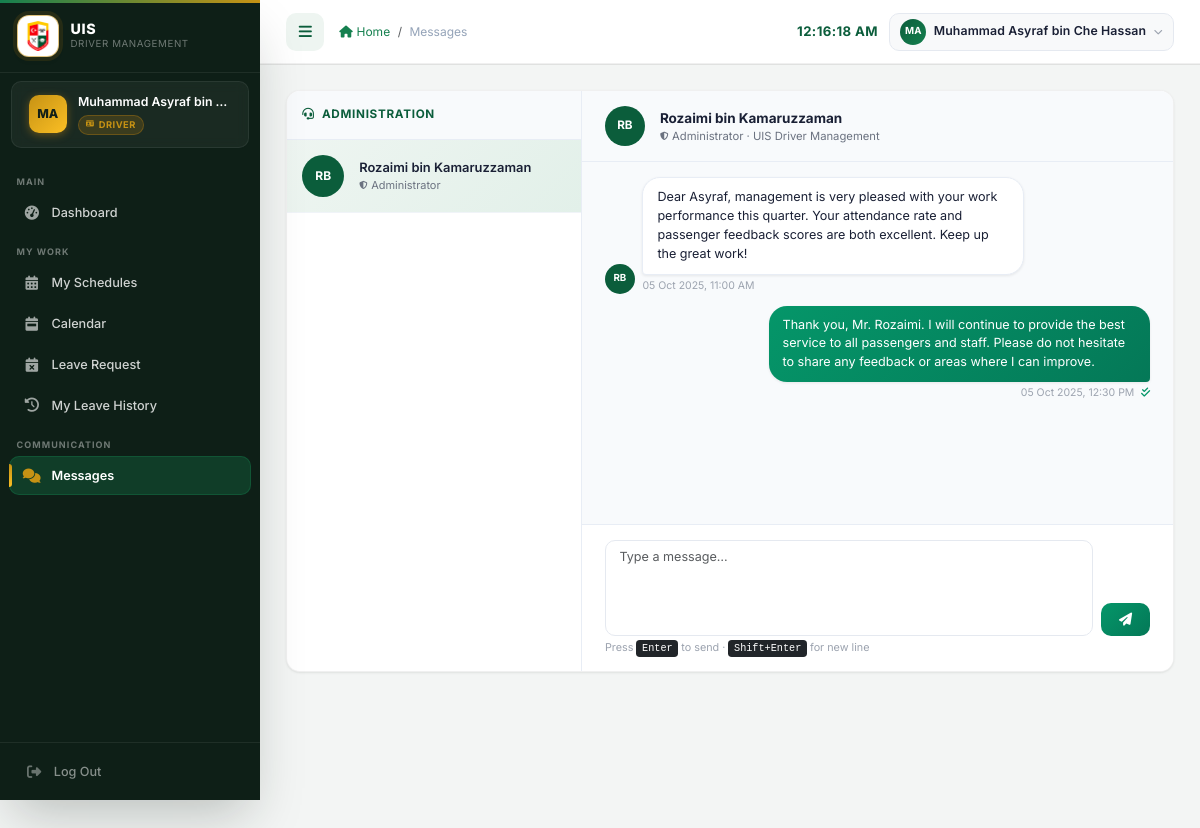
The app's page /driver/messages.php (signed in), older data.
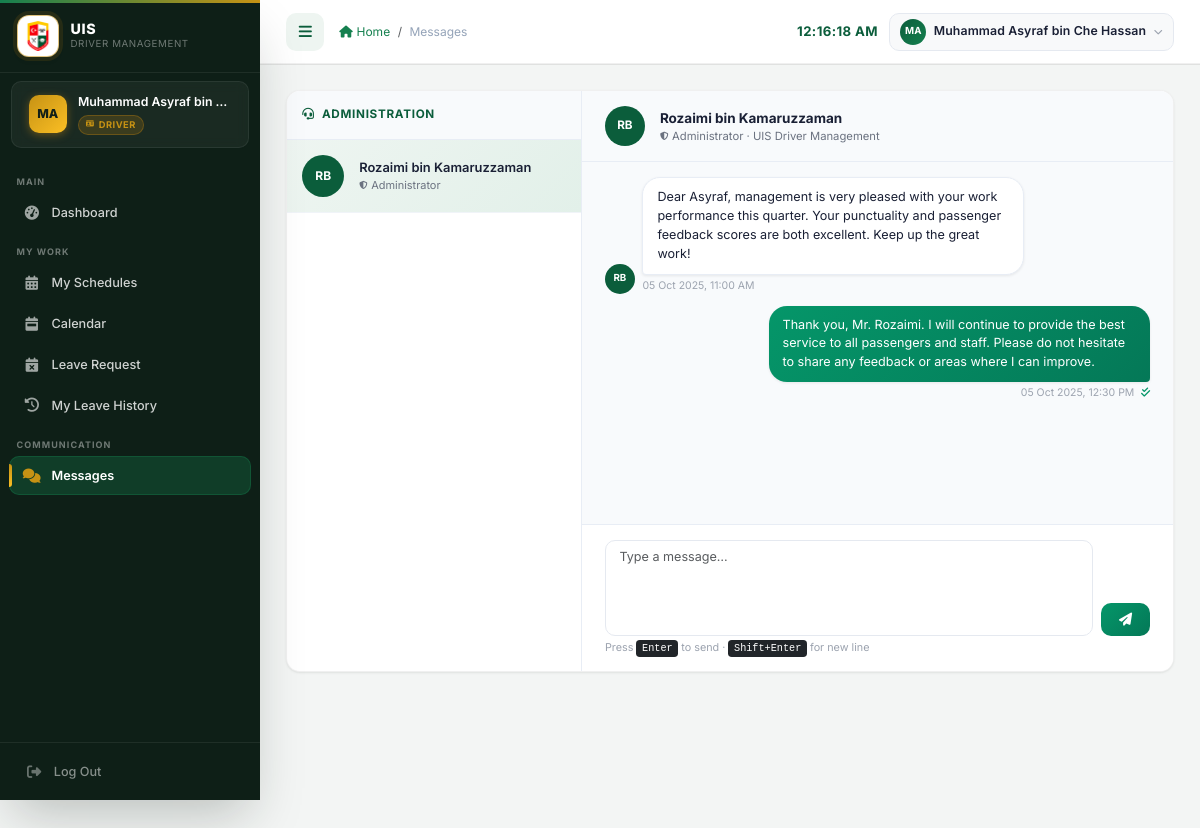
The same page, newer data.
### tables this page shows
CREATE TABLE users (
    user_id      INT           NOT NULL AUTO_INCREMENT,
    username     VARCHAR(50)   NOT NULL,
    password     VARCHAR(255)  NOT NULL,
    email        VARCHAR(100)  NOT NULL,
    full_name    VARCHAR(100)  NOT NULL,
    role         ENUM('admin','driver','staff','supervisor') NOT NULL DEFAULT 'admin',
    driver_id    INT           NULL DEFAULT NULL,
    department   VARCHAR(100)  NULL DEFAULT NULL,
    supervisor_id INT          NULL DEFAULT NULL,
    created_at   TIMESTAMP     NOT NULL DEFAULT CURRENT_TIMESTAMP,
    PRIMARY KEY (user_id),
    UNIQUE KEY uq_users_username (username)
);

CREATE TABLE messages (
    message_id  INT           NOT NULL AUTO_INCREMENT,
    sender_id   INT           NOT NULL,
    receiver_id INT           NOT NULL,
    body        TEXT          NOT NULL,
    is_read     TINYINT(1)    NOT NULL DEFAULT 0,
    parent_id   INT           NULL DEFAULT NULL,
    created_at  TIMESTAMP     NOT NULL DEFAULT CURRENT_TIMESTAMP,
    PRIMARY KEY (message_id),
    CONSTRAINT fk_msg_sender   FOREIGN KEY (sender_id)   REFERENCES users(user_id) ON DELETE CASCADE,
    CONSTRAINT fk_msg_receiver FOREIGN KEY (receiver_id) REFERENCES users(user_id) ON DELETE CASCADE,
    CONSTRAINT fk_msg_parent   FOREIGN KEY (parent_id)   REFERENCES messages(message_id) ON DELETE SET NULL
);

### driver/messages.php (the view, shortened to what the rows shown need)
<?php
require_once '../config/database.php';
$me = (int)$_SESSION['user_id'];
$selected = (int)($_GET['to'] ?? 0);
$admins_result = $conn->query("SELECT user_id, full_name FROM users WHERE role='admin' ORDER BY full_name ASC");
$admin_list    = $admins_result ? $admins_result->fetch_all(MYSQLI_ASSOC) : [];
if ($selected <= 0 && !empty($admin_list)) {
    $selected = (int)$admin_list[0]['user_id'];
}
if ($selected > 0) {
    $conn->query("UPDATE messages SET is_read=1 WHERE sender_id=$selected AND receiver_id=$me AND is_read=0");
}
$selected_admin = null;
if ($selected > 0) {
    $s = $conn->prepare("SELECT user_id, full_name FROM users WHERE user_id=? AND role='admin'");
    $s->bind_param('i', $selected);
    $s->execute();
    $selected_admin = $s->get_result()->fetch_assoc();
}
$conversation = [];
if ($selected > 0) {
    $s = $conn->prepare(
        "SELECT m.*, u.full_name AS sender_name, u.role AS sender_role
         FROM messages m
         JOIN users u ON m.sender_id = u.user_id
         WHERE (m.sender_id=? AND m.receiver_id=?) OR (m.sender_id=? AND m.receiver_id=?)
         ORDER BY m.created_at ASC"
    );
    $s->bind_param('iiii', $me, $selected, $selected, $me);
    $s->execute();
    $conversation = $s->get_result()->fetch_all(MYSQLI_ASSOC);
}
$unread_per = [];
foreach ($admin_list as $adm) {
    $aid = (int)$adm['user_id'];
    $unread_per[$aid] = (int)$conn->query(
        "SELECT COUNT(*) AS cnt FROM messages WHERE sender_id=$aid AND receiver_id=$me AND is_read=0"
    )->fetch_assoc()['cnt'];
}
require_once '../includes/header.php';
?>
<main class="main-content">
    <div class="content-card" style="overflow:hidden;">
        <div class="row g-0" style="min-height:580px;">
            <div class="col-12 col-lg-4" style="border-right:1px solid #e8edf5;">
                <?php foreach ($admin_list as $adm): ?>
                <?php
                    $aid = (int)$adm['user_id'];
                    $is_active = ($aid === $selected);
                    $ucount = $unread_per[$aid] ?? 0;
                    $parts = array_filter(explode(' ', trim($adm['full_name'])));
                    $ini = '';
                    foreach (array_slice($parts, 0, 2) as $p) { $ini .= strtoupper($p[0]); }
                ?>
                <a href="<?php echo SITE_URL; ?>/driver/messages.php?to=<?php echo $aid; ?>"
                   class="d-flex align-items-center gap-3 px-3 py-3 text-decoration-none"
                   style="border-bottom:1px solid #f0f4f8;background:<?php echo $is_active ? 'linear-gradient(135deg,#eef5f1,#e2f0e9)' : '#fff'; ?>;">
                    <div class="rounded-circle d-flex align-items-center justify-content-center flex-shrink-0 position-relative"
                         style="width:42px;height:42px;background:linear-gradient(135deg,#0b5d3b,#0b5d3b);color:#fff;font-size:0.8rem;font-weight:700;">
                        <?php echo htmlspecialchars($ini ?: 'A'); ?>
                    </div>
                    <div>
                        <div style="font-size:0.86rem;font-weight:<?php echo $ucount > 0 ? '700' : '600'; ?>;color:#1a2035;">
                            <?php echo htmlspecialchars($adm['full_name']); ?>
                        </div>
                        <div style="font-size:0.73rem;color:#6b7280;">
                            <i class="fas fa-shield-halved fa-xs me-1"></i>Administrator
                        </div>
                    </div>
                </a>
                <?php endforeach; ?>
            </div>
            <div class="col-12 col-lg-8 d-flex flex-column">
                <?php if ($selected_admin): ?>
                <div class="px-4 py-3 d-flex align-items-center gap-3"
                     style="border-bottom:1px solid #e8edf5;background:#f8fafc;">
                    <?php
                        $parts = array_filter(explode(' ', trim($selected_admin['full_name'])));
                        $ini = '';
                        foreach (array_slice($parts, 0, 2) as $p) { $ini .= strtoupper($p[0]); }
                    ?>
                    <div class="rounded-circle d-flex align-items-center justify-content-center flex-shrink-0"
                         style="width:40px;height:40px;background:linear-gradient(135deg,#0b5d3b,#0b5d3b);color:#fff;font-size:0.78rem;font-weight:700;">
                        <?php echo htmlspecialchars($ini ?: 'A'); ?>
                    </div>
                    <div>
                        <div style="font-size:0.9rem;font-weight:700;color:#1a2035;">
                            <?php echo htmlspecialchars($selected_admin['full_name']); ?>
                        </div>
                        <div style="font-size:0.75rem;color:#6b7280;">
                            <i class="fas fa-shield-halved fa-xs me-1"></i>Administrator · UIS Driver Management
                        </div>
                    </div>
                </div>
                <div id="chatBox" class="flex-grow-1 px-4 py-3"
                     style="overflow-y:auto;max-height:400px;background:#f8fafc;display:flex;flex-direction:column;gap:12px;">
                    <?php if (empty($conversation)): ?>
                    <div class="text-center my-auto py-4" style="color:#9ca3af;">
                        <i class="fas fa-comment-dots fa-2x mb-2 d-block"></i>
                        <div style="font-size:0.84rem;">No messages yet. Say hello!</div>
                    </div>
                    <?php else: ?>
                    <?php foreach ($conversation as $msg): ?>
                    <?php $is_mine = ((int)$msg['sender_id'] === $me); ?>
                    <div class="d-flex <?php echo $is_mine ? 'justify-content-end' : 'justify-content-start'; ?>">
                        <?php if (!$is_mine): ?>
                        <div class="rounded-circle d-flex align-items-center justify-content-center flex-shrink-0 me-2"
                             style="width:30px;height:30px;background:linear-gradient(135deg,#0b5d3b,#0b5d3b);color:#fff;font-size:0.65rem;font-weight:700;align-self:flex-end;">
                            <?php echo htmlspecialchars($ini ?: 'A'); ?>
                        </div>
                        <?php endif; ?>
                        <div style="max-width:70%;">
                            <div style="background:<?php echo $is_mine ? 'linear-gradient(135deg,#059669,#047857)' : '#fff'; ?>;
                                        color:<?php echo $is_mine ? '#fff' : '#1a2035'; ?>;
                                        padding:10px 14px;
                                        border-radius:<?php echo $is_mine ? '18px 18px 4px 18px' : '18px 18px 18px 4px'; ?>;
                                        font-size:0.84rem;line-height:1.5;
                                        box-shadow:0 1px 3px rgba(0,0,0,0.08);
                                        border:<?php echo $is_mine ? 'none' : '1px solid #e8edf5'; ?>;">
                                <?php echo nl2br(htmlspecialchars($msg['body'])); ?>
                            </div>
                            <div style="font-size:0.7rem;color:#9ca3af;margin-top:3px;text-align:<?php echo $is_mine ? 'right' : 'left'; ?>;">
                                <?php echo date('d M Y, h:i A', strtotime($msg['created_at'])); ?>
                                <?php if ($is_mine): ?>
                                <i class="fas fa-check<?php echo $msg['is_read'] ? '-double' : ''; ?> ms-1"
                                   style="color:<?php echo $msg['is_read'] ? '#059669' : '#9ca3af'; ?>;"></i>
                                <?php endif; ?>
                            </div>
                        </div>
                    </div>
                    <?php endforeach; ?>
                    <?php endif; ?>
                </div>
                <div class="px-4 py-3" style="border-top:1px solid #e8edf5;background:#fff;">
                    <form method="POST">
                        <div class="d-flex gap-2 align-items-end">
                            <textarea name="body" rows="2" required
                                      placeholder="Type a message…"
                                      class="form-control"
                                      style="border-radius:var(--radius-md);border:1.5px solid #e5e9f0;font-size:0.84rem;resize:none;"
                                      onkeydown="if(event.key==='Enter'&&!event.shiftKey){event.preventDefault();this.form.submit();}"></textarea>
                            <button type="submit" class="btn flex-shrink-0"
                                    style="background:linear-gradient(135deg,#059669,#047857);color:#fff;border:none;padding:10px 18px;border-radius:var(--radius-md);">
                                <i class="fas fa-paper-plane"></i>
                            </button>
                        </div>
                        <div style="font-size:0.72rem;color:#9ca3af;margin-top:4px;">
                            Press <kbd style="font-size:0.68rem;">Enter</kbd> to send · <kbd style="font-size:0.68rem;">Shift+Enter</kbd> for new line
                        </div>
                    </form>
                </div>
                <?php endif; ?>
            </div>
        </div>
    </div>
</main>
<?php
require_once '../includes/footer.php';
?>

Row changes from the older to the newer data that the page shows:
changed messages: body "…performance this quarter. Your attendance rate and passenger feedback scores…" → "…performance this quarter. Your punctuality and passenger feedback scores…"
